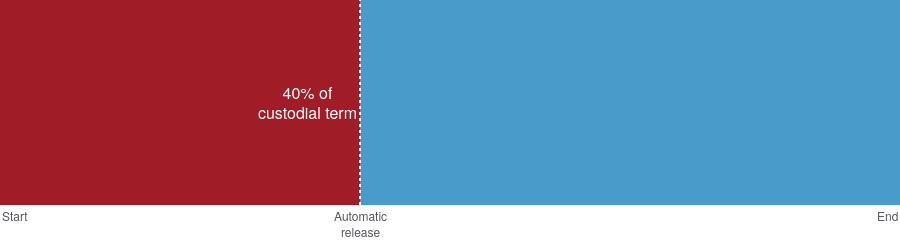

Here is the notebook cell this chart was saved with:
### Code cell
fig = SDS_less_serious.prepare_chart()
fig

### Figure 1 — Plotly figure (JSON) as saved in the notebook; plotly's stock layout.template omitted (floating-point values rounded to 4 significant figures)
{"data": [{"hovertemplate": "Custodial period of sentence<extra></extra>", "marker": {"color": "#A01D28"}, "orientation": "h", "text": "40% of<br>custodial term", "textfont": {"color": "white", "size": 16}, "textposition": "inside", "type": "bar", "width": 7, "x": [40], "y": [1]}, {"hovertemplate": "Part of custodial<br>period spent on<br>licence following<br>automatic release<extra></extra>", "marker": {"color": "#499CC9"}, "orientation": "h", "type": "bar", "width": 7, "x": [60], "y": [1]}], "layout": {"annotations": [{"align": "center", "font": {"size": 12}, "showarrow": false, "text": "Start", "x": 0, "xanchor": "left", "xref": "x", "y": 0, "yanchor": "top", "yref": "paper"}, {"align": "center", "font": {"size": 12}, "showarrow": false, "text": "End", "x": 100, "xanchor": "right", "xref": "x", "y": 0, "yanchor": "top", "yref": "paper"}, {"align": "center", "font": {"size": 12}, "showarrow": false, "text": "Automatic<br>release", "x": 40, "xanchor": "center", "xref": "x", "y": 0, "yanchor": "top", "yref": "paper"}], "barmode": "stack", "height": 115, "hoverlabel": {"font": {"color": "white"}}, "hovermode": "closest", "margin": {"autoexpand": false, "b": 35, "l": 0, "pad": 0, "r": 0, "t": 0}, "shapes": [{"line": {"color": "white", "dash": "dot", "width": 2}, "type": "line", "x0": 40, "x1": 40, "xref": "x", "y0": 0, "y1": 1, "yref": "paper"}], "uniformtext": {"minsize": 16, "mode": "show"}, "xaxis": {"fixedrange": true, "range": [0, 100], "showticklabels": false, "ticks": "", "zeroline": false}, "yaxis": {"showticklabels": false}}}
